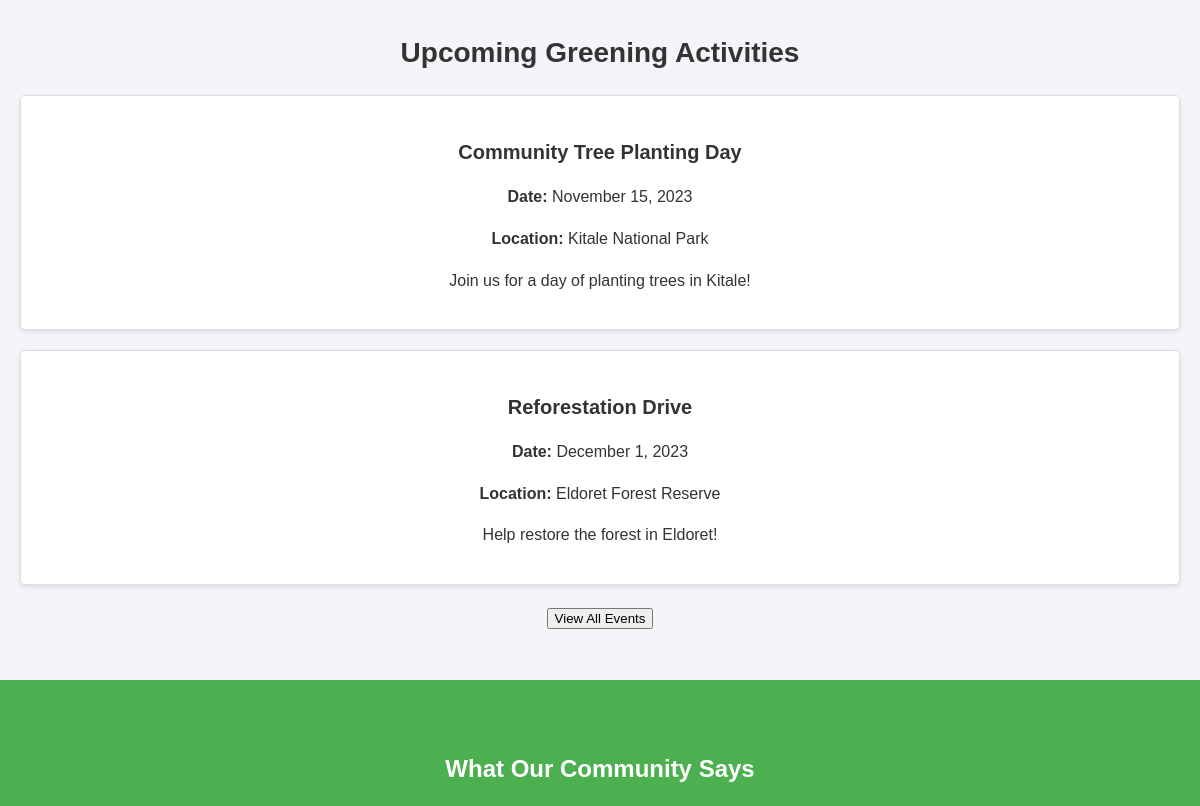
The app's page / (middle part), older data.
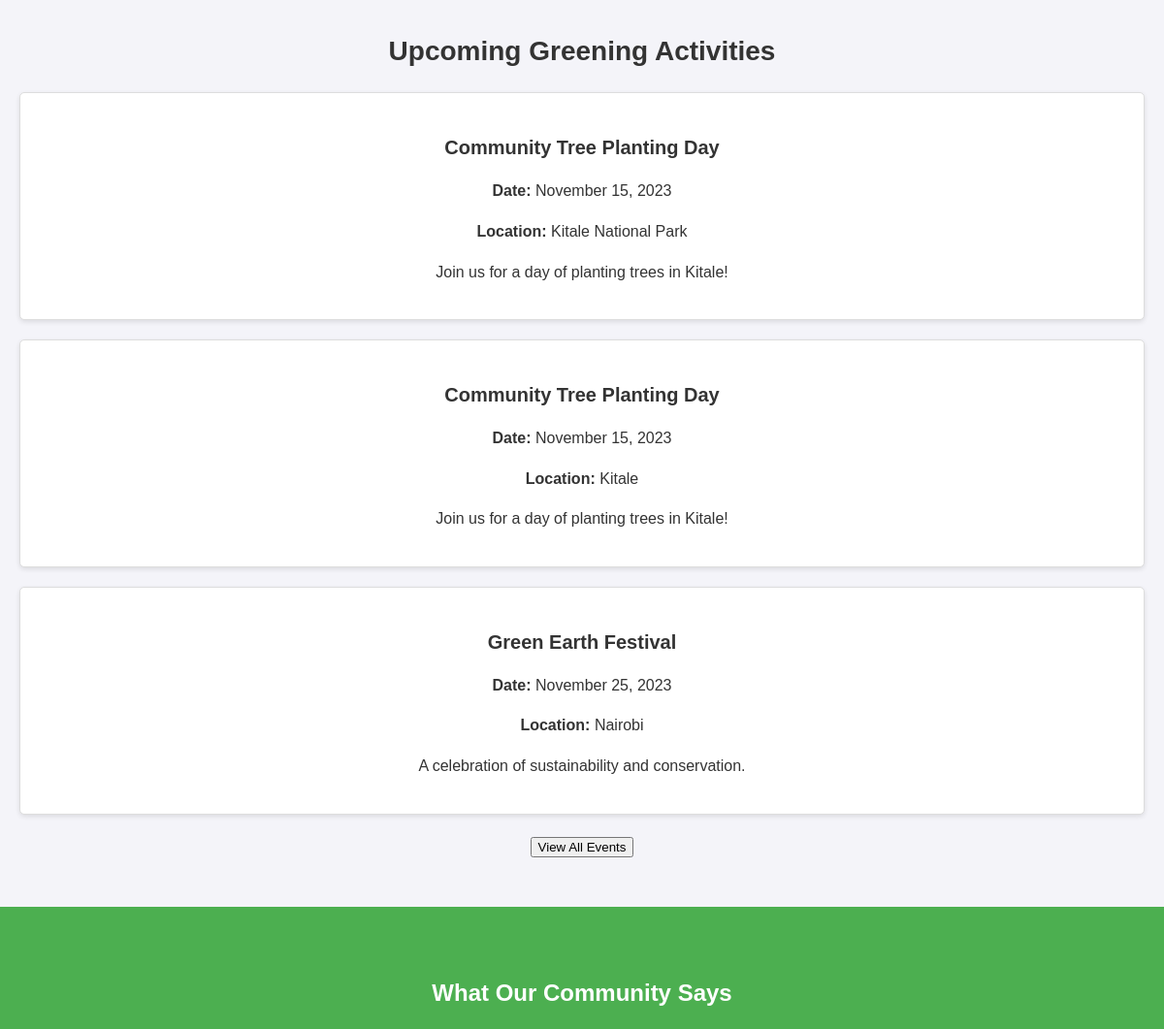
The same page, newer data.
### tables this page shows
CREATE TABLE `events` (
  `id` int(11) NOT NULL,
  `title` varchar(255) NOT NULL,
  `description` text DEFAULT NULL,
  `location` varchar(255) DEFAULT NULL,
  `event_date` date DEFAULT NULL,
  `created_at` timestamp NOT NULL DEFAULT current_timestamp()
);

### index.php (the view, shortened to what this page needs)
<?php
include 'php/header.php'; ?>
<section class="events">
    <h2>Upcoming Greening Activities</h2>
    <?php
    include 'php/db.php';
    $sql = "SELECT * FROM events ORDER BY event_date LIMIT 3";
    $result = $conn->query($sql);
    if ($result->num_rows > 0) {
        while ($row = $result->fetch_assoc()) {
            echo '<div class="event">';
            echo '<h3>' . htmlspecialchars($row['title']) . '</h3>';
            echo '<p><strong>Date:</strong> ' . date("F j, Y", strtotime($row['event_date'])) . '</p>';
            echo '<p><strong>Location:</strong> ' . htmlspecialchars($row['location']) . '</p>';
            echo '<p>' . htmlspecialchars($row['description']) . '</p>';
            echo '</div>';
        }
    } else {
        echo '<p>No upcoming events at the moment.</p>';
    }
    ?>
    <button onclick="location.href='events.php'">View All Events</button>
</section>
<section class="testimonials">
    <h2>What Our Community Says</h2>
</section>

Row changes from the older to the newer data that the page shows:
no longer on this page (row edited): events: title "Reforestation Drive", event_date "December 1, 2023", location "Eldoret Forest Reserve", description "Help restore the forest in Eldoret!"
added events: title "Community Tree Planting Day", event_date "November 15, 2023", location "Kitale", description "Join us for a day of planting trees in Kitale!"
added events: title "Green Earth Festival", event_date "November 25, 2023", location "Nairobi", description "A celebration of sustainability and conservation."
